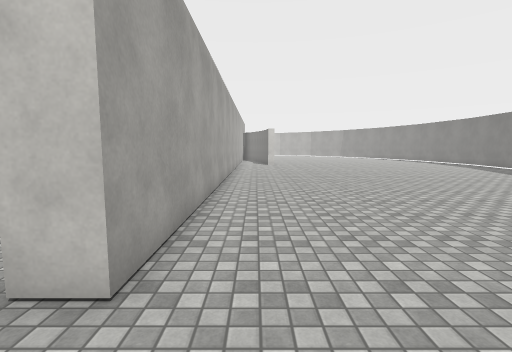
view 1 (above)

18 first-person views from a walk through a Unity game level. The camera is 1.5 m above the floor, tilts 6° down and sees 85° across. The floor is counted in squares, 1 m on a side. Each view is taken from the middle of a square. On the plan, view 1 faces up. The plan holds only what a view shows up to about 14 squares ahead; the rest is blank. The place goes on beyond the plan. The player is left out. Surface patterns are stand-ins for the level's own textures.

view 2
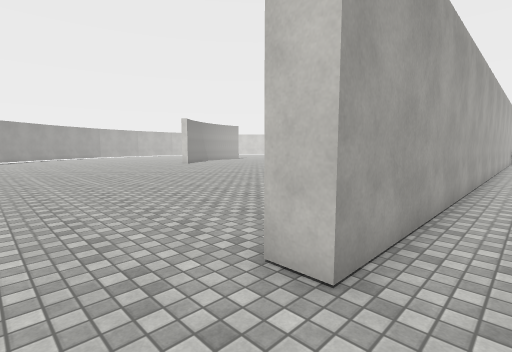

view 3
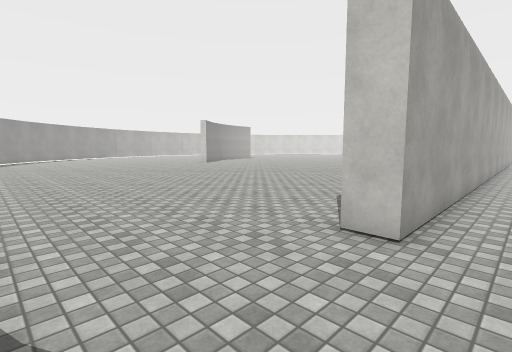

view 4
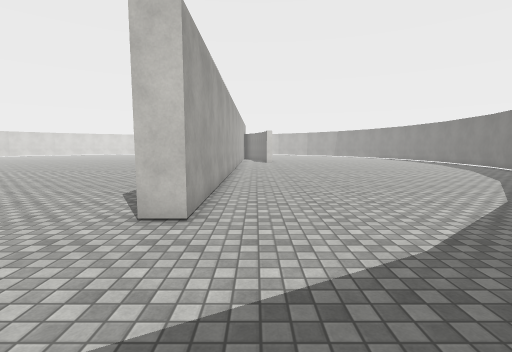

view 5
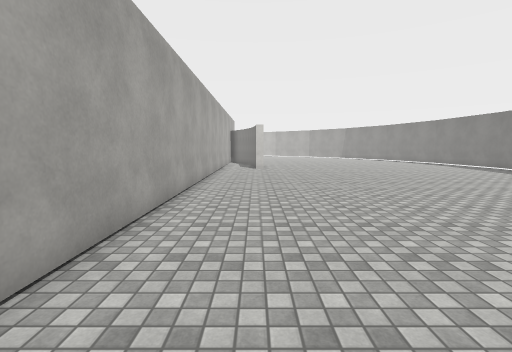

view 6
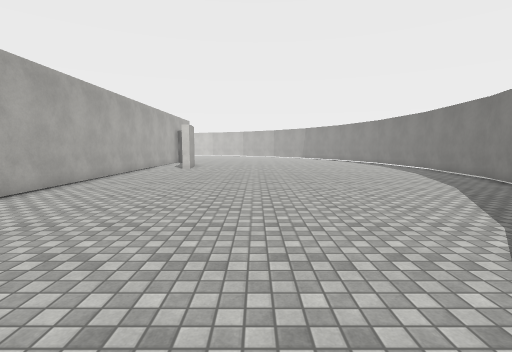

view 7
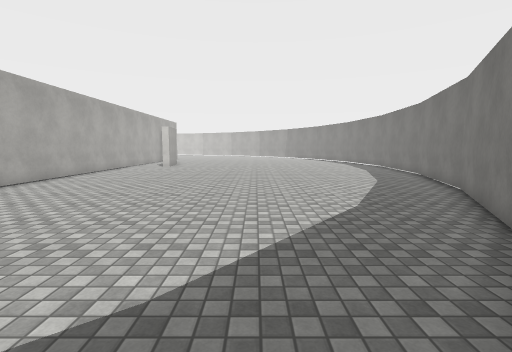

view 8
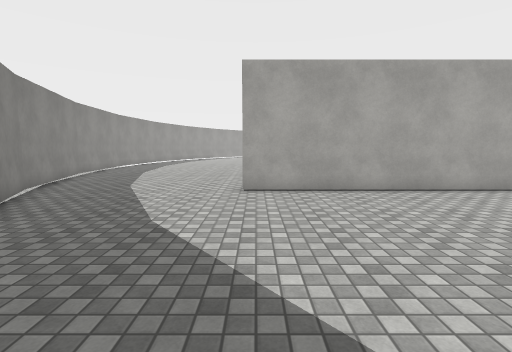

view 9
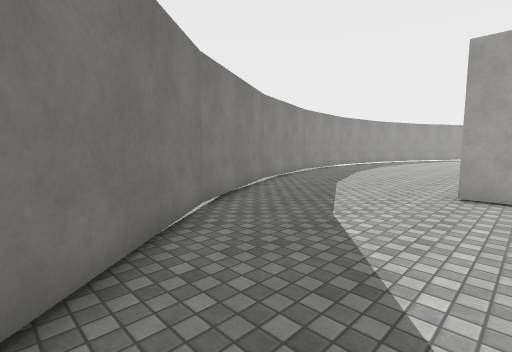

view 10
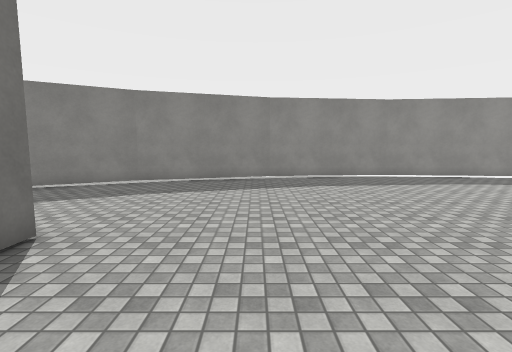

view 11
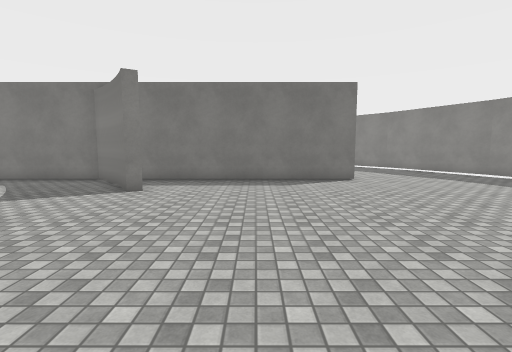

view 12
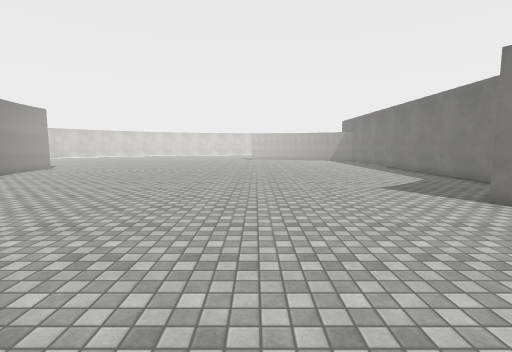

view 13
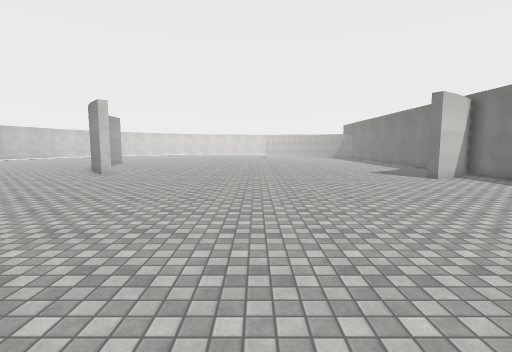

view 14
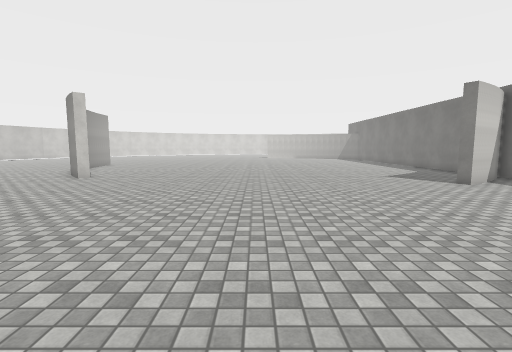

view 15
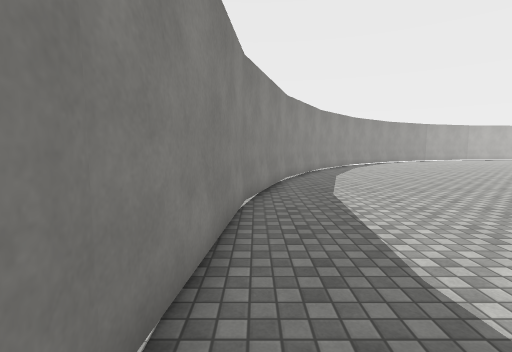

view 16
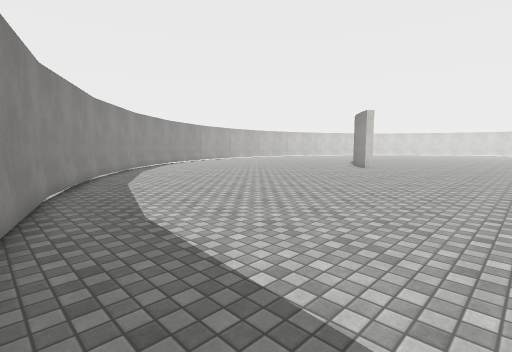

view 17
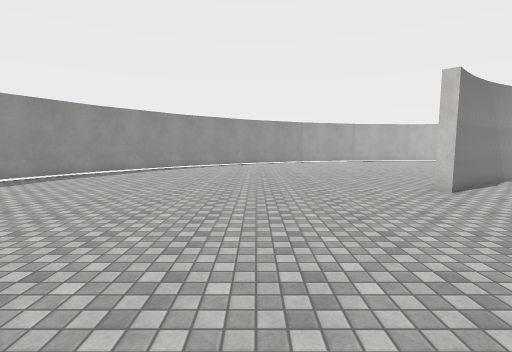

view 18
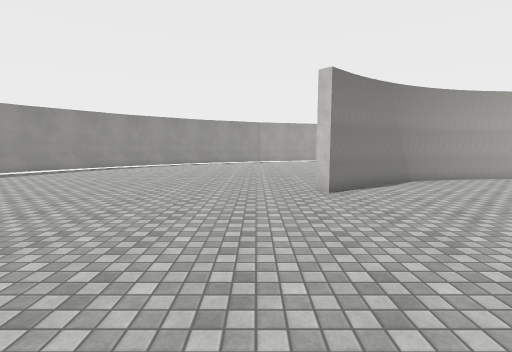

### Floor plan
Points are (right, up) in squares from view 1. A wall is a line through its corners. A room is listed if a view was taken in it or the views show most of it. See-through windows are left out.
Room 1 (views 1, 2, 3, 4, 5, 6, 7, 8, 9, 10, 11, 12, 13, 14, 15, 16, 17, 18)
walls: (-5.2, 11.6) (-3.9, 12.6) (-2.4, 14.1) (-2.4, 18.5); (-4.3, 11.6) (-5.6, 10.9) (-5.8, 11.3) (-5.1, 11.7); (-3.2, 12.5) (-4.4, 11.6); (-1.4, 18.5) (-1.4, 2.5) (-2.4, 2.5) (-2.4, 13.3) (-3.4, 12.4); (-6.7, -6.3) (-1, -4.6); (-1.1, -4.6) (4.1, -1.8); (4, -1.9) (8, 1.4); (-18.3, -6.3) (-12.4, -6.9) (-6.6, -6.3); (-23.2, 14.8) (-22, 13.3) (-22.3, 13) (-23.3, 14); (-24.5, 16.8) (-23.1, 14.6); (-23.8, -4.6) (-18.2, -6.3); (12.5, 6.8) (14.9, 11.4) (16.5, 16.6); (-25.2, 18.6) (-24.6, 17.1); (-27.6, -2.6) (-23.7, -4.6)

Where each view was taken, in squares from view 1:
view 1: 0 up, 0 right, facing up
view 2: 0 up, 0 right, facing up-left
view 3: 2 down, 0 right, facing up-left
view 4: 3 down, 0 right, facing up
view 5: 4 up, 1 right, facing up
view 6: 4 up, 6 right, facing up
view 7: 2 up, 8 right, facing up
view 8: 3 up, 8 right, facing left
view 9: 4 up, 8 right, facing down-left
view 10: 7 up, 6 left, facing down
view 11: 7 up, 15 left, facing right
view 12: 4 up, 12 left, facing up
view 13: 2 down, 14 left, facing up
view 14: 0 up, 14 left, facing up
view 15: 6 down, 11 left, facing left
view 16: 6 down, 14 left, facing up-left
view 17: 7 up, 13 left, facing left
view 18: 11 up, 13 left, facing left
